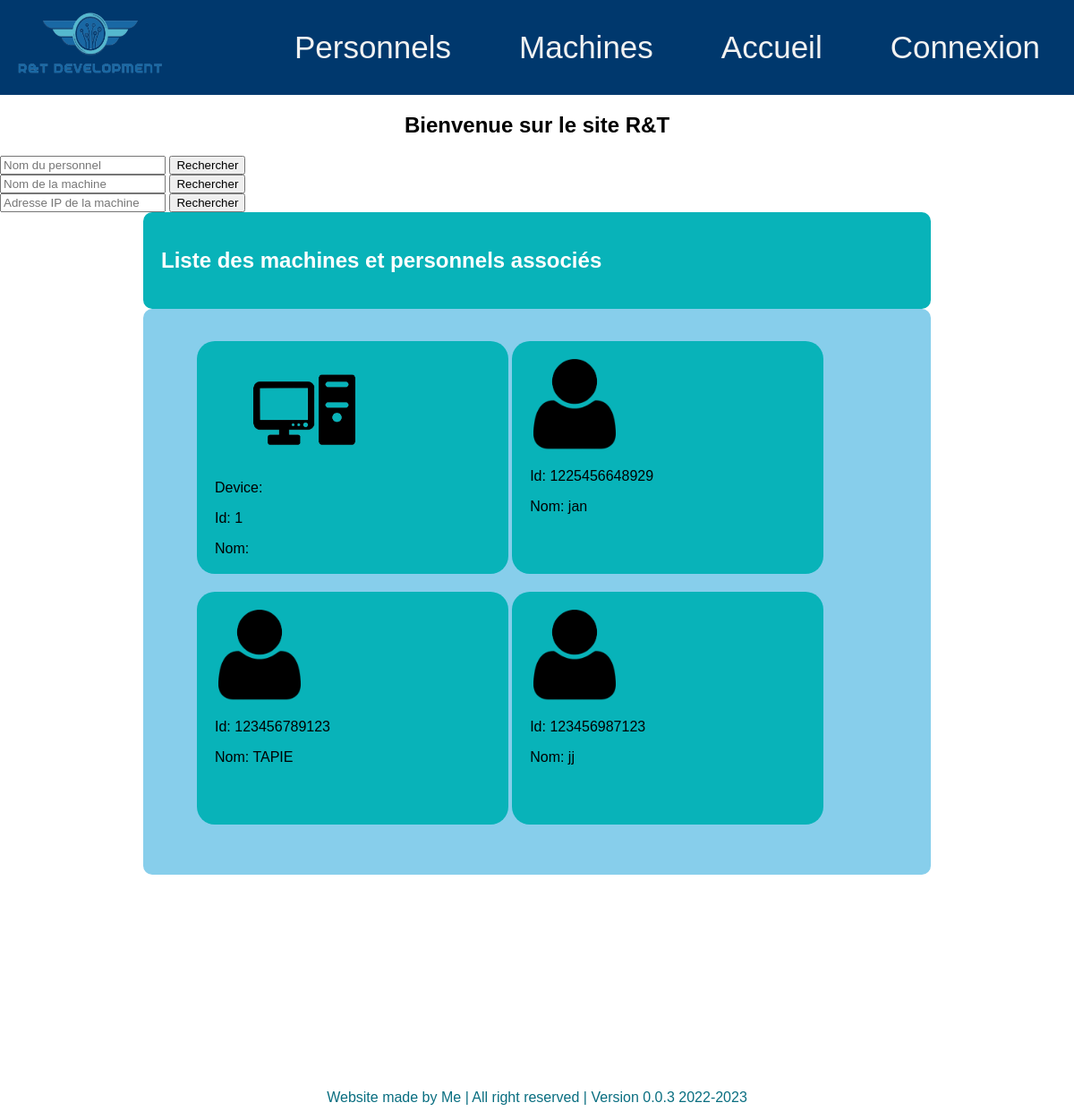
Before: /computerApp/ with the older database file.
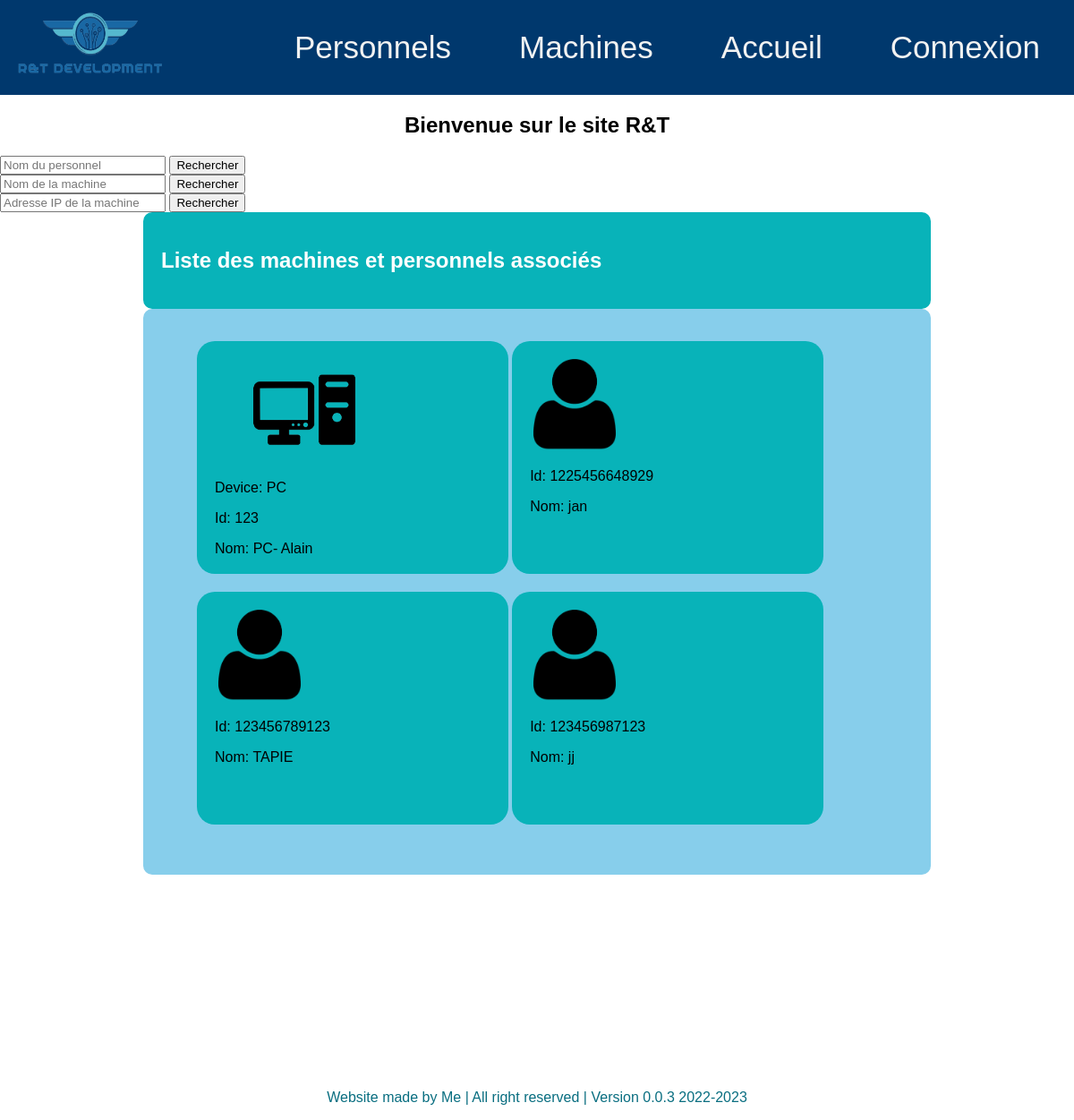
After: the same page with the newer database file.
### computerApp/models.py (models this page shows, shortened)
class Machine(models.Model):
    id = models.AutoField(
        primary_key=True,
        editable=False)
    TYPE = (
        ('PC', ('PC - Run windows')),
        ('Mac', ('MAc - Run MacOS')),
        ('Serveur', ('Serveur - Simple Server to deploy virtual machines')),
        ('Switch', ('Switch − To maintains and connect servers' )),
        ('Rooter', ('Rooter - To maintains and connect LANs')),
    )
    reseau = (
        ('Filiale', ('Filiale - 192.168.0.0')),
        ('QG', ('QG - 10.10.10.0')),
        ('Serveurs', ('Serveurs - 172.22.16.0')),
        ('WifiOuvert', ('WifiOuvert − 122.0.0.0' )),
        ('BackUp', ('BackUp - 156.123.0.0')),
    )
    type_machine = models.CharField(max_length=200, default ='')
    reseau = models.CharField(max_length=200, default ='')
    name = models.CharField(max_length=6, default ='')
    ip = models.GenericIPAddressField(null=True)
    maintenanceDate = models.DateField(default = datetime.now())

class Personnel(models.Model):
    id = models.PositiveIntegerField(primary_key=True,editable=True, validators=[MaxValueValidator(9999999999999)])
    nom= models.CharField(max_length= 200)
    prenom= models.CharField(max_length= 200)
    machine = models.ForeignKey(Machine, on_delete=models.SET_NULL, null=True)

### computerApp/views.py (the view)
# urls.py: path('', views.index, name='index'),
def index(request):
    machines = Machine.objects.all()
    personnels = Personnel.objects.all()
    context = {'machines': machines, 'personnels': personnels}
    return render(request, 'index.html', context)

### computerApp/forms.py
class SearchForm (forms.Form):
    personnel_name = forms.CharField(label='Nom du personnel', required=False)
    machine_name = forms.CharField(label='Nom de la machine', required=False)
    machine_ip = forms.GenericIPAddressField(label='Adresse IP de la machine', required=False)

### computerApp/views.py (called while the page is built)
def global_context(request):
    from .forms import SearchForm
    form = SearchForm()  # Crée une instance du formulaire de recherche
    return {'search_form': form}  # Retourne le formulaire dans le contexte sous la clé 'search_form'

### computerApp/templates/index.html (shortened to what this page needs)
<!DOCTYPE html>
<html lang='fr'>
    <head>
        {% load static %}
        <link rel="stylesheet" href=" {% static 'css/test.css' %} ">
    </head>
    <body>
    {% block menu %}
        <div class="topnav">
            <div class="link">
                <a href="http://127.0.0.1:8000/admin/login/?next=/admin/">Connexion</a>
                <a href="{% url 'index' %}">Accueil</a>
                <a href="{% url 'machines' %}">Machines</a>
                <a href="{% url 'personnels' %}">Personnels</a>
            </div>
            <div class="logo">
                <img src="{% static 'computerApp/image/logo.png' %} ">
            </div>
        </div>
        <div style="text-align: center">
            <h2>Bienvenue sur le site R&T</h2>
        </div>
    {% endblock %}
    {% block content %}
<form method="GET" action="{% url 'index' %}">
    <input type="text" name="personnel_name" placeholder="Nom du personnel">
    <button type="submit">Rechercher</button>
</form>
<form method="GET" action="{% url 'index' %}">
    <input type="text" name="machine_name" placeholder="Nom de la machine">
    <button type="submit">Rechercher</button>
</form>
<form method="GET" action="{% url 'index' %}">
    <input type="text" name="machine_ip" placeholder="Adresse IP de la machine">
    <button type="submit">Rechercher</button>
</form>
{% if search_results_personnel %}
    <h2>Résultats de recherche (Personnels)</h2>
    <ul>
        {% for personnel in search_results_personnel %}
            <li>{{ personnel.nom }}</li>
        {% endfor %}
    </ul>
{% else %}
<div class="titre_fenetre">
    <h2>Liste des machines et personnels associés</h2>
</div>
    <div class="fenetre_liste">
        <ul>
            {% for machine in machines %}
                <li class="item">
                    <img src="{% static 'computerApp/image/ordinateur.png' %} " class="image-machine">
                    <p>Device: {{ machine.type_machine }}</p>
                    <p>Id: {{ machine.id }}</p>
                    <a>Nom: {{ machine.name }}</a>
                </li>
            {% endfor %}
            {% for personnel in personnels %}
                <li class="item">
                    <img src="{% static 'computerApp/image/personnel.png' %} " class="image-personnel">
                    <p>Id: {{ personnel.id }}</p>
                    <a>Nom: {{ personnel.nom }}</a>
                </li>
            {% endfor %}
        </ul>
    </div>
{% endif %}
    {% endblock %}
    <footer>
        <p>Website made by Me | All right reserved | Version 0.0.3 2022-2023</p>
    </footer>
    </body>
</html>

### computerApp/static/css/test.css (style rules this page uses)
body { margin: 0; font-family: Arial, Helvetica, sans-serif; }
.topnav { overflow: hidden; background-color: #00386d; }
.topnav a { float: right; color: #f2f2f2; text-align: center; padding: 33px 38px; text-decoration: none; font-size: 35px;; }
.logo { float: left; }
.logo img { width: 200px; height: 100px; }
footer { color:rgb(9, 110, 128); font-size: medium; text-align: center; margin-top: 240px; width: 100%; }
.titre_fenetre { margin: 0 auto; background-color: rgb(8, 179, 185); border-radius: 10px; padding: 20px; color: white; width: 70%; }
.fenetre_liste { margin-top: 10px; margin: 0 auto; width: 70%; background-color: rgb(135, 206, 235); border-radius: 10px; padding: 20px; display: flex; flex-wrap: wrap; justify-content: space-between; }
.image-machine { width: 200px; height: auto; background-color: rgb(8, 179, 185); }
.image-personnel { width: 100px; height: auto; background-color: rgb(8, 179, 185); }
.item { width: 40%; display: inline-block; margin-bottom: 20px; background-color: rgb(8, 179, 185); border-radius: 20px; padding: 20px; height: 220px; vertical-align: top; }

Changed rows visible on the page:
removed Machine: id "1"
added Machine: type_machine "PC", id "123", name "PC- Alain"
